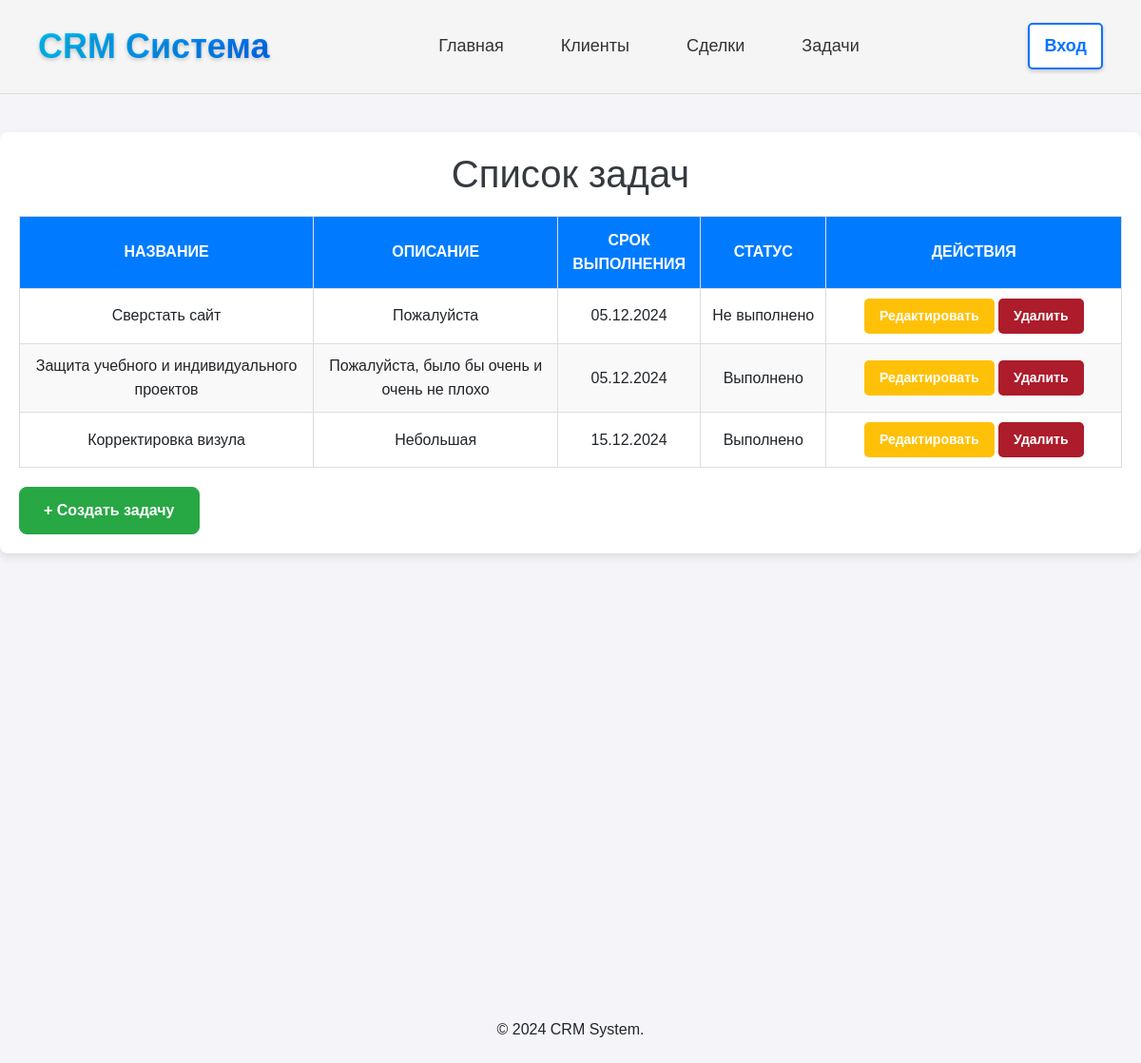
Page /task/ on the committed database.
### crm/models.py (models this page shows, shortened)
class Task(models.Model):
    title = models.CharField(default="", max_length=200, verbose_name="Название задачи")
    description = models.TextField(default="", blank=True, verbose_name="Описание")
    deadline = models.DateField( verbose_name="Срок выполнения")
    is_completed = models.BooleanField( verbose_name="Выполнена")

### crm/views.py (the view)
# urls.py: path('task/', views.task, name='task'),
def task(request):
    task = Task.objects.all()
    return render(request, 'crm/task.html', {'task': task})

### crm/templates/crm/task.html (shortened to what this page needs)
{% extends 'crm/base.html' %}
{% block content %}
<!DOCTYPE html>
<html lang="en">
<head>
</head>
<body>    <div class="container">
        <h1>Список задач</h1>
        <table>
            <thead>
                <tr>
                    <th>Название</th>
                    <th>Описание</th>
                    <th>Срок выполнения</th>
                    <th>Статус</th>
                    <th>Действия</th>
                </tr>
            </thead>
            <tbody>
                {% for task in task %}
                <tr>
                    <td>{{ task.title }}</td>
                    <td>{{ task.description }}</td>
                    <td>{{ task.deadline|date:"d.m.Y" }}</td>
                    <td>
                        {% if task.is_completed %}
                        Выполнено
                        {% else %}
                        Не выполнено
                        {% endif %}
                    </td>
                    <td>
                        <a href="{% url 'edit_task' task.id %}" class="btn btn-warning btn-sm">Редактировать</a>
                        <a href="{% url 'delete_task' task.id %}" onclick="return confirm('Вы уверены?');" class="btn btn-danger btn-sm">Удалить</a>
                    </td>
                </tr>
                {% empty %}
                <tr>
                    <td colspan="5" class="no-tasks">Нет задач</td>
                </tr>
                {% endfor %}
            </tbody>
        </table>
        <a href="{% url 'add_task' %}" class="btn btn-success mt-3">+ Создать задачу</a>
    </div>
</body>
</html>
{% endblock %}

### crm/templates/crm/task.html (style rules this page uses)
body { font-family: Arial, sans-serif; background-color: #f4f4f9; margin: 0; padding: 0; line-height: 1.6; }
.container { max-width: 1200px; margin: 40px auto; background-color: #fff; padding: 20px; box-shadow: 0 4px 10px rgba(0, 0, 0, 0.1); border-radius: 8px; position: relative; padding-bottom: 90px; }
h1 { text-align: center; color: #343a40; }
table { width: 100%; border-collapse: collapse; margin-top: 20px; }
table th { background: #007bff; color: #fff; text-transform: uppercase; }
table th, table td { padding: 12px 15px; border: 1px solid #ddd; box-sizing: border-box; text-align: center; vertical-align: middle; }
tbody td { padding: 10px; text-align: center; vertical-align: middle; border: 1px solid #ddd; word-wrap: break-word; }
tbody tr:nth-child(even) { background-color: #f9f9f9; }
thead th:nth-child(1), tbody td:nth-child(1) { width: 30%; }
thead th:nth-child(2), tbody td:nth-child(2) { width:25%; }
thead th:nth-child(5), tbody td:nth-child(5) { width:30%; }
thead th:nth-child(4), tbody td:nth-child(4) { width:12%; }
.btn { font-size: 14px; padding: 5px 10px; border-radius: 4px; color: #fff; text-decoration: none; cursor: pointer; display: inline-block; }
.btn.btn-success.mt-3 { position: absolute; bottom: 10px; left: 20px; padding: 12px 25px; background-color: #28a745; color: white; font-size: 16px; font-weight: bold; border-radius: 8px; cursor: pointer; text-decoration: none; transition: background-color 0.3s ease-in-out; display: inline-block; bottom: 20px }
.btn.btn-warning.btn-sm, .btn.btn-danger.btn-sm { padding: 8px 16px; border: none; border-radius: 5px; font-weight: bold; cursor: pointer; color: #fff; text-decoration: none; display: inline-block; }
.btn.btn-warning.btn-sm { background-color: #ffc107; }
.btn.btn-danger.btn-sm { background-color: #ad1c2b; }

### rows in the picture
Task: title "Сверстать сайт", description "Пожалуйста", deadline "05.12.2024", is_completed "Не выполнено"
Task: title "Защита учебного и индивидуального проектов", description "Пожалуйста, было бы очень и очень не плохо", deadline "05.12.2024", is_completed "Выполнено"
Task: title "Корректировка визула", description "Небольшая", deadline "15.12.2024", is_completed "Выполнено"
